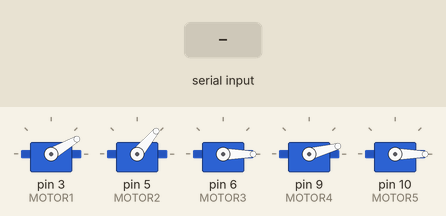
Bench run of a sketch on a simulated Arduino Uno, built with avr-gcc and run on an emulated ATmega328P. On the bench: 5 × servo. The test bench sets the inputs (shaded band).

Above: at 1.2 s.
1.3 s: "j" received over Serial
At 1.76 s:
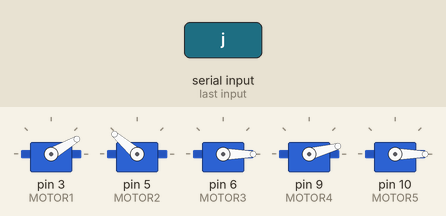
4.3 s: "m" received over Serial
At 6.9 s:
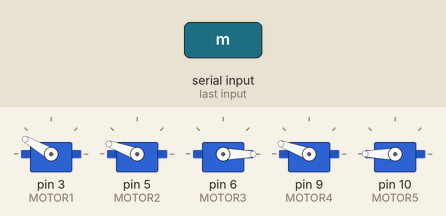
7.3 s: "j" received over Serial
At 9.8 s:
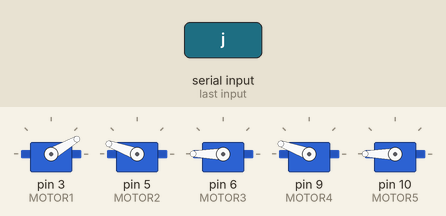
10.3 s: "m" received over Serial
At 11.06 s:
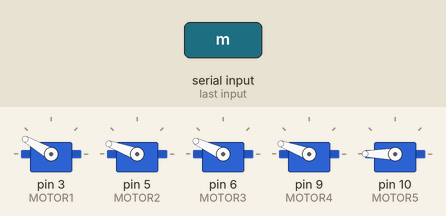
Timing chart, 0 to 13.3 s (numbered marks = the images above; inputs shaded):
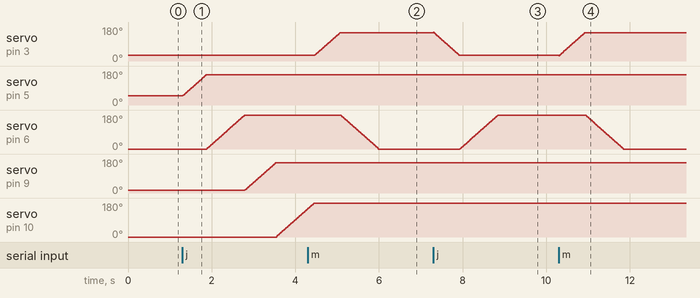

The sketch:

Teste_01_Serial-Maozinha.ino
```cpp
// --------------------------------
// INCLUDES E PINOS DE CONEXÃO
// --------------------------------

#include <Servo.h>

#define MOTOR1 3    // pino do indicador
#define MOTOR2 5    // pino do médio
#define MOTOR3 6    // pino do anelar
#define MOTOR4 9    // pino do mínimo
#define MOTOR5 10   // pino do polegar


// --------------------------------
// VARIÁVEIS GLOBAIS E DEFINES
// --------------------------------

#define POSI1 30    // posição inicial do indicador
#define POSI2 50    // posição inicial do médio
#define POSI3 0     // posição inicial do anelar
#define POSI4 15    // posição inicial do mínimo
#define POSI5 0     // posição inicial do polegar

#define POSF1 150   // posição final do indicador
#define POSF2 160   // posição final do médio
#define POSF3 180   // posição final do anelar
#define POSF4 160   // posição final do mínimo
#define POSF5 180   // posição final do polegar

#define DELAY 5     // delay do movimento do motor

Servo motor[5];

volatile byte acionado = LOW;

int ang[5] = {POSI1, POSI2, POSI3, POSI4, POSI5}; //angulo atual - Deve iniciar igual ao angulo inicial
int angi[5] = {POSI1, POSI2, POSI3, POSI4, POSI5}; //angulo mínimo
int angf[5] = {POSF1, POSF2, POSF3, POSF4, POSF5}; //ângulo máximo

bool posicao[5] = {1, 1, 1, 1, 1}; //vetor que vai guardar a posicao do dedo como fechada ou aberta - inicia como todo mundo aberto
bool joinha[5] = {1, 0, 0, 0, 0};
bool meio[] = {0, 0, 1, 0, 0};

char comando;

// --------------------------------
// PROTÓTIPO DAS FUNÇÕES
// --------------------------------

void Dedo(int dedo, bool posicao);
void Movimento();


// --------------------------------
// CONFIGURAÇÕES INICIAIS
// --------------------------------

void setup () {
  Serial.begin(9600);


  motor[0].attach(MOTOR1);
  motor[1].attach(MOTOR2);
  motor[2].attach(MOTOR3);
  motor[3].attach(MOTOR4);
  motor[4].attach(MOTOR5);

  motor[0].write(POSI1);
  motor[1].write(POSI2);
  motor[2].write(POSI3);
  motor[3].write(POSI4);
  motor[4].write(POSI5);

}

// --------------------------------
// REPETIÇÃO
// --------------------------------

void loop() {
  if (Serial.available()) {
    comando = Serial.read();

    if (comando == 'j') {
      for (int i=0; i < 5; i++)
        posicao[i] = joinha[i];
    }
    else if (comando == 'm') {
      for (int i=0; i < 5; i++)
        posicao[i] = meio[i];
    }

    Movimento();
    comando=0;

  }
}

// --------------------------------
// MOVIMENTO
// --------------------------------

void Movimento() {
  for (int i = 0; i < 5; i++)
    Dedo(i, posicao[i]);

}

void Dedo(int dedo, bool aberto) {
  if (!aberto) {
    for (ang[dedo]; ang[dedo] <= angf[dedo]; ang[dedo]++) {
      motor[dedo].write(ang[dedo]);
      delay(DELAY);
    }
  }
  else {
    for (ang[dedo]; ang[dedo] >= angi[dedo]; ang[dedo]--) {
      motor[dedo].write(ang[dedo]);
      delay(DELAY);
    }
  }

}
//Dessa forma, ele economiza comparação e fica mais simples definir as posições de cada dedo
```

Measured:
- after the input at 1.3 s, servo on pin 5 (MOTOR2): moves from 50° to 160° over 0.57 s, starting at once; servo on pin 6 (MOTOR3): moves from 0° to 180° over 0.91 s, starting after 0.58 s; servo on pin 9 (MOTOR4): moves from 15° to 160° over 0.73 s, starting after 1.5 s; servo on pin 10 (MOTOR5): moves from 0° to 148° over 0.73 s, starting after 2.3 s
- after the input at 4.3 s, servo on pin 3 (MOTOR1): moves from 30° to 150° over 0.60 s, starting after 0.16 s; servo on pin 6 (MOTOR3): moves from 180° to 0° over 0.89 s, starting after 0.79 s
- after the input at 7.3 s, servo on pin 6 (MOTOR3): moves from 0° to 180° over 0.91 s, starting after 0.63 s
- after the input at 10.3 s, servo on pin 6 (MOTOR3): moves from 180° to 0° over 0.91 s, starting after 0.63 s
